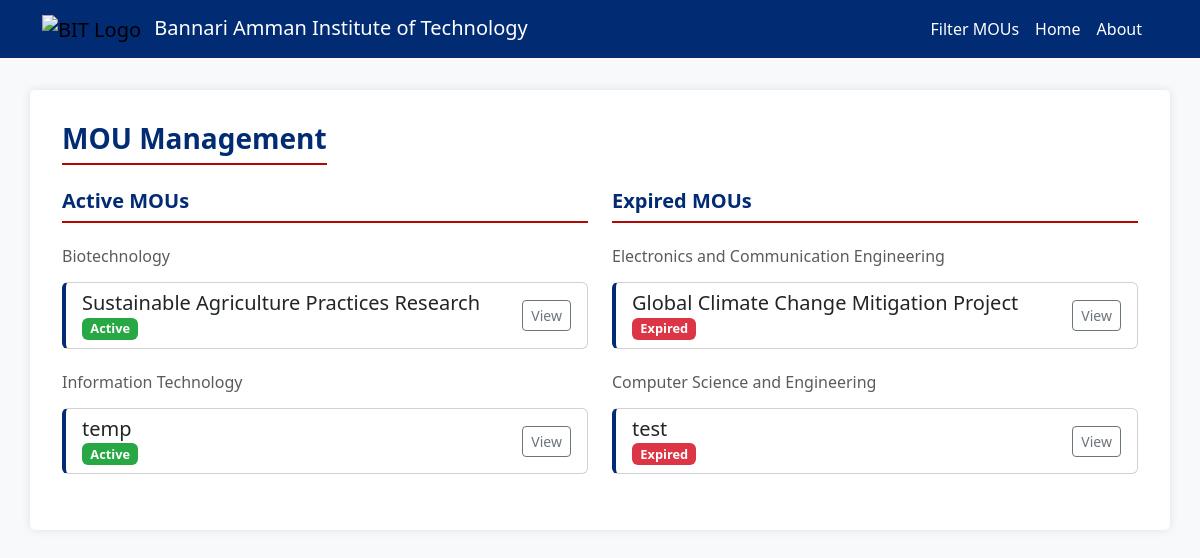
The app's page /home, older data.
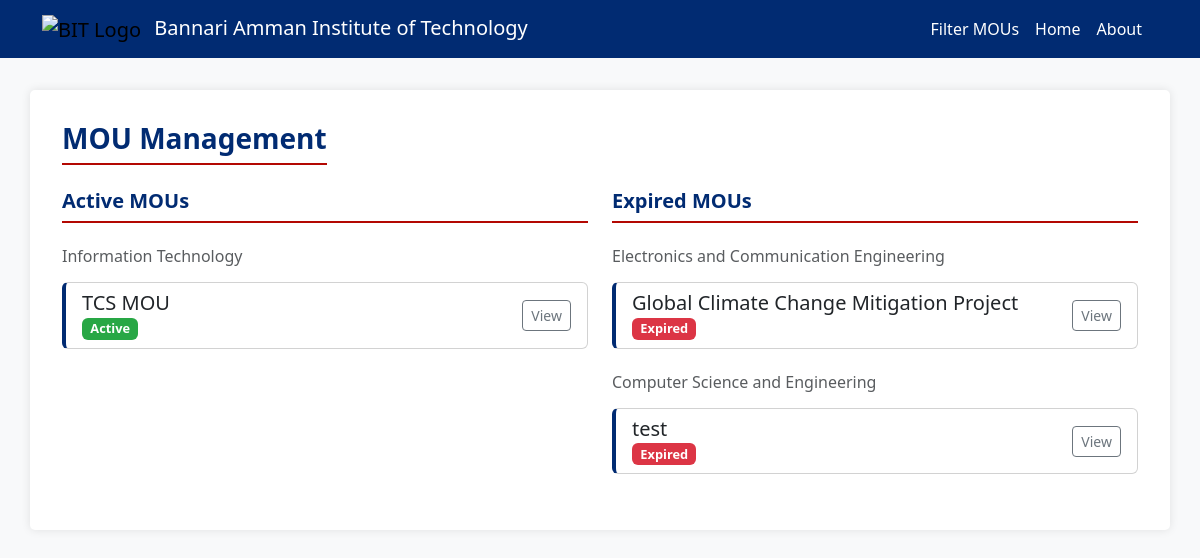
The same page, newer data.
### mou/models.py (models this page shows, shortened)
class Department(models.Model):
    code = models.CharField(max_length=10, unique=True)
    name = models.CharField(max_length=100)

class MOU(models.Model):
    title = models.CharField(max_length=255)
    organization_name = models.CharField(max_length=255, blank=True, null=True)
    department_choices = [
        ('cse', 'Computer Science and Engineering'),
        ('it', 'Information Technology'),
        ('ece', 'Electronics and Communication Engineering'),
        ('mech', 'Mechanical Engineering'),
        ('civil', 'Civil Engineering'),
    ]
    department = models.ManyToManyField('Department', related_name='mous')
    start_date = models.DateField()
    end_date = models.DateField()
    document = models.FileField(upload_to='mou_documents/', blank=True, null=True)
    status_choices = [
        ('draft', 'Draft'),
        ('active', 'Active'),
        ('expired', 'Expired'),
    ]
    status = models.CharField(max_length=20, choices=status_choices, default='draft')
    mou_coordinator_name = models.CharField(max_length=100, blank=True, null=True)
    mou_coordinator_mobile = models.CharField(max_length=15, blank=True, null=True)
    mou_coordinator_email = models.EmailField(blank=True, null=True)
    staff_coordinator_name = models.CharField(max_length=100, blank=True, null=True)
    staff_coordinator_mobile = models.CharField(max_length=15, blank=True, null=True)
    staff_coordinator_email = models.EmailField(blank=True, null=True)
    outcome_choices = [
        ('placement', 'Placement'),
        ('iv', 'Industrial Visit'),
        ('workshop', 'Workshop'),
        ('research', 'Research Collaboration'),
        ('internship', 'Internship'),
    ]
    outcome = models.ManyToManyField(Outcome, related_name='mous')
    payment_paid = models.DecimalField(max_digits=10, decimal_places=2, default=0.00)

### mou/views.py (the view)
# urls.py: path('home',  views.mou_list, name='mou_list'),
def mou_list(request):
    today = date.today()
    active_mous = MOU.objects.filter(end_date__gte=today).prefetch_related('department', 'outcome')
    expired_mous = MOU.objects.filter(end_date__lt=today).prefetch_related('department', 'outcome')
    active_mous_by_department = group_mous_by_department(active_mous)
    expired_mous_by_department = group_mous_by_department(expired_mous)
    return render(request, 'mou/mou_list.html', {
        'active_mous_by_department': active_mous_by_department,
        'expired_mous_by_department': expired_mous_by_department,
    })

### mou/views.py (called while the page is built)
def group_mous_by_department(mous):
    departments = Department.objects.filter(mous__in=mous).distinct()
    grouped = []
    for department in departments:
        grouped.append({
            'department_name': department.name,
            'mous': mous.filter(department=department),
        })
    return grouped

### mou/templates/mou/mou_list.html (shortened to what this page needs)
<!DOCTYPE html>
<html lang="en">
<head>
    <link href="https://cdn.jsdelivr.net/npm/bootstrap@5.3.0/dist/css/bootstrap.min.css" rel="stylesheet">
</head>
<body>
     {% include 'mou/_navbar.html' %}
    <div class="container container-main">
        <div class="d-flex justify-content-between align-items-center mb-4">
            <h1 class="section-title h3 mb-0">MOU Management</h1>
        </div>
        <div class="row g-4">
            <div class="col-md-6">
                <h2 class="section-title h5">Active MOUs</h2>
                {% for department in active_mous_by_department %}
                    <div class="mb-4">
                        <h3 class="h6 text-muted mb-3">{{ department.department_name }}</h3>
                        {% for mou in department.mous %}
                            <div class="mou-card card mb-2">
                                <div class="card-body py-2">
                                    <div class="d-flex justify-content-between align-items-center">
                                        <div>
                                            <h5 class="card-title mb-0">{{ mou.title }}</h5>
                                            <span class="badge active-badge status-badge">Active</span>
                                        </div>
                                        <div class="btn-group">
                                            <a href="{% url 'view_mou' mou.id %}" class="btn btn-sm btn-outline-secondary">View</a>
                                        </div>
                                    </div>
                                </div>
                            </div>
                        {% endfor %}
                    </div>
                {% endfor %}
            </div>
            <div class="col-md-6">
                <h2 class="section-title h5">Expired MOUs</h2>
                {% for department in expired_mous_by_department %}
                    <div class="mb-4">
                        <h3 class="h6 text-muted mb-3">{{ department.department_name }}</h3>
                        {% for mou in department.mous %}
                            <div class="mou-card card mb-2">
                                <div class="card-body py-2">
                                    <div class="d-flex justify-content-between align-items-center">
                                        <div>
                                            <h5 class="card-title mb-0">{{ mou.title }}</h5>
                                            <span class="badge expired-badge status-badge">Expired</span>
                                        </div>
                                        <div class="btn-group">
                                            <a href="{% url 'view_mou' mou.id %}" class="btn btn-sm btn-outline-secondary">View</a>
                                        </div>
                                    </div>
                                </div>
                            </div>
                        {% endfor %}
                    </div>
                {% endfor %}
            </div>
        </div>
    </div>
</body>
</html>

Row changes from the older to the newer data that the page shows:
no longer on this page (row unchanged): Department: department_name "Biotechnology"
removed MOU: title "Sustainable Agriculture Practices Research", shown under "Biotechnology"
changed MOU: title "temp" → "TCS MOU"
